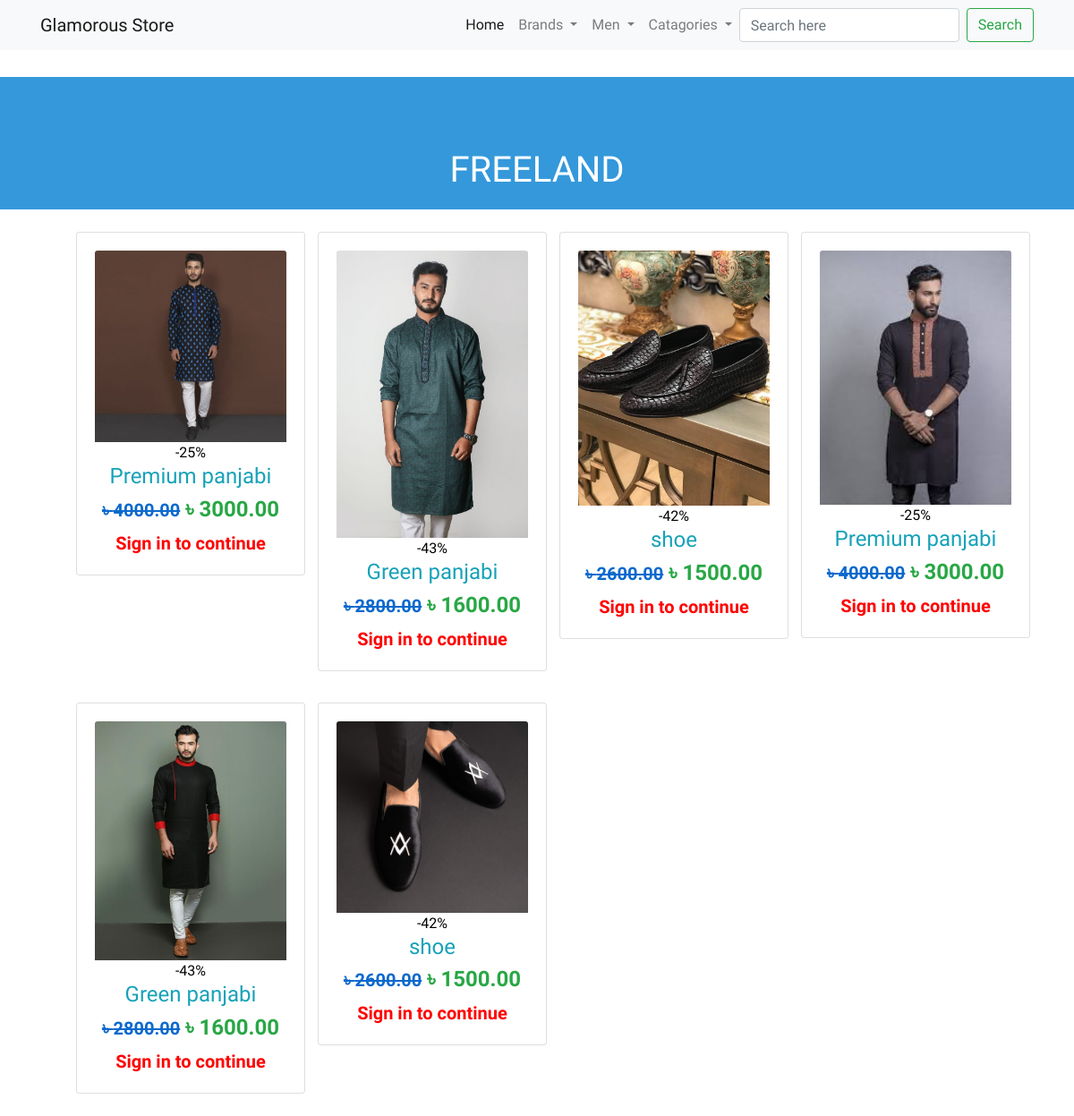
Page /selected.php?brands=Freeland on the committed database.
### tables this page shows
CREATE TABLE `product` (
  `id` int(11) NOT NULL,
  `image` varchar(255) NOT NULL,
  `name` varchar(255) NOT NULL,
  `o_price` double(10,2) NOT NULL,
  `n_price` double(10,2) NOT NULL,
  `brand` varchar(255) NOT NULL,
  `description1` varchar(500) NOT NULL,
  `description2` varchar(500) NOT NULL,
  `description3` varchar(500) NOT NULL,
  `Gender` varchar(50) NOT NULL,
  `category` varchar(255) NOT NULL,
  `stock` int(255) NOT NULL
);

### selected.php (the view, shortened to what this page needs)
<?php require_once("header.php"); ?>
	<div class="headline">
	  	<h1 style="text-transform: uppercase;">
	  		<?php
	  			if (isset($_GET["brands"])){
	  				echo $_GET["brands"];
	  			} else if (isset($_GET["Gender"])){
	  				echo $_GET["Gender"];
	  			} else if (isset($_GET["category"])){
            echo $_GET["category"];
          } else{
	  			}
	  		?>
	  	</h1>
	  </div>
	<div class="container">
	  	 <div class="row">
	  	 	<?php
	  	 		if (isset($_GET["brands"])){
	  	 			$brands = $_GET["brands"];
	  	 		} else{
	  	 			$brands="..";
	  	 		}
				if(isset($_GET["Gender"])){
	  	 			$gender = $_GET["Gender"];
	  	 		} else{
	  	 			$gender="..";
	  	 		}
        if(isset($_GET["category"])){
            $category = $_GET["category"];
          } else{
            $category = "..";
          }
		      $sql = "SELECT * FROM `product` WHERE brand='$brands' OR Gender='$gender' OR category='$category'";
		        $result=$con->query($sql);
		        while($row = mysqli_fetch_assoc($result))
		        {
        ?>
           <a href="product.php?id=<?php echo $row["id"]; ?>&name=<?php echo $row["name"]; ?>">
           <div class="col-sm-3">
              <form id="form" name="form">
                <div class="card card-body" style="">
                  <img class="card-img-top img-responsive" src="images/<?php echo $row["image"]; ?>" /><br />
                  <?php
                    $o = $row["o_price"];
                    $n = $row["n_price"];
                    if ($o !=0 ){
                      $d = 100 - (($n*100)/$o);
                  ?>
                      <span class="onsale">-<?php echo number_format($d); ?>%</span>
                  <?php } else {} ?>
                  <h4 class="text-info"><?php echo $row["name"]; ?></h4>
                  <h4 class="text-success" style="font-weight: 600;">
                    <?php
                      $op = $row["o_price"];
                      if($op != 0 ) {
                    ?>
                    <span class="o_price">৳ <?php echo $row["o_price"]; ?></span> <?php } ?>  ৳ <?php echo $row["n_price"]; ?>
                  </h4></a>
                  <?php if (isset($_SESSION["authen"])){if ($_SESSION["authen"] || $_SESSION["admin"]){ ?>
                    <?php
                      $stock = $row["stock"];
                      if($stock>0){ ?>
                        <span style="color: red;font-weight: 900;margin-top: 5px;">
                        <?php echo "# ".$stock." left in stock"; ?>
                      </span><br><?php
                      } else { ?>
                        <span class="stck">Out of stock</span>
                      <?php
                      }
                     ?>
                  <input type="hidden" name="id" id="id<?php echo $row["id"]; ?>" value="<?php echo $row["id"]; ?>" />
                  <input type="hidden" name="hidden_name" id="hidden_name<?php echo $row["id"]; ?>" value="<?php echo $row["name"]; ?>" />
                    <input type="hidden" name="hidden_price" id="hidden_price<?php echo $row["id"]; ?>" value="<?php echo $row["n_price"]; ?>" />
                    <input type="hidden" name="hidden_stk" id="hidden_stk<?php echo $row["id"]; ?>" value="<?php echo $row["stock"]; ?>" />
                    <input type="hidden" name="hidden_img" id="hidden_img<?php echo $row["id"]; ?>" value="<?php echo $row["image"]; ?>" />
                    <p class="rslt" id="result<?php echo $row["id"]; ?>"></p>
              <?php
                $stock = $row["stock"];
                if($stock>0){
              ?>
              <?php
                } else {
              ?>
                  <p style="font-size: 15px;color: green;font-weight: 900;margin-top: 10px;">
                    Stock coming soon, stay with us!
                  </p>
              <?php
                }
              } else {
              ?>
                <a href="register.php" style="color: red;font-size: 20px;font-weight: 900;">Sign in to continue</a>
              <?php
              }} else{
                ?>
                <a href="register.php" style="color: red;font-size: 20px;font-weight: 900;">Sign in to continue</a>
              <?php
              }
              ?>
                </div>
            </div>
        <?php
            }
         ?>

### css/style.css (style rules this page uses)
* { font-family: 'Dosis', sans-serif; }
html, body { position: relative; height: 100%; }
h1 { margin:150px auto 30px auto; text-align:center; color:#fff; }
a { text-decoration: none; color: black; }
.headline { background: #3498db !important; color: white; position: relative; }
.headline h1 { margin: 15px 0; padding: 20px; }
@media only screen and (max-width: 1350px) { .headline h1 { margin-top: 30px; padding-top: 80px; } }
.card { width: 16rem; margin: 10px; margin-bottom: 25px; text-align: center; }
.row { padding: 0 30px; }
.o_price { text-decoration: line-through; font-size: 20px; color: #0c69cd; }

### rows in the picture
product: image (picture), d "25", name "Premium panjabi", o_price "4000.00", n_price "3000.00"
product: image (picture), d "43", name "Green panjabi", o_price "2800.00", n_price "1600.00"
product: image (picture), d "42", name "shoe", o_price "2600.00", n_price "1500.00"
product: image (picture), d "25", name "Premium panjabi", o_price "4000.00", n_price "3000.00"
product: image (picture), d "43", name "Green panjabi", o_price "2800.00", n_price "1600.00"
product: image (picture), d "42", name "shoe", o_price "2600.00", n_price "1500.00"

### other values in the picture
$_GET["brands"] "FREELAND"
